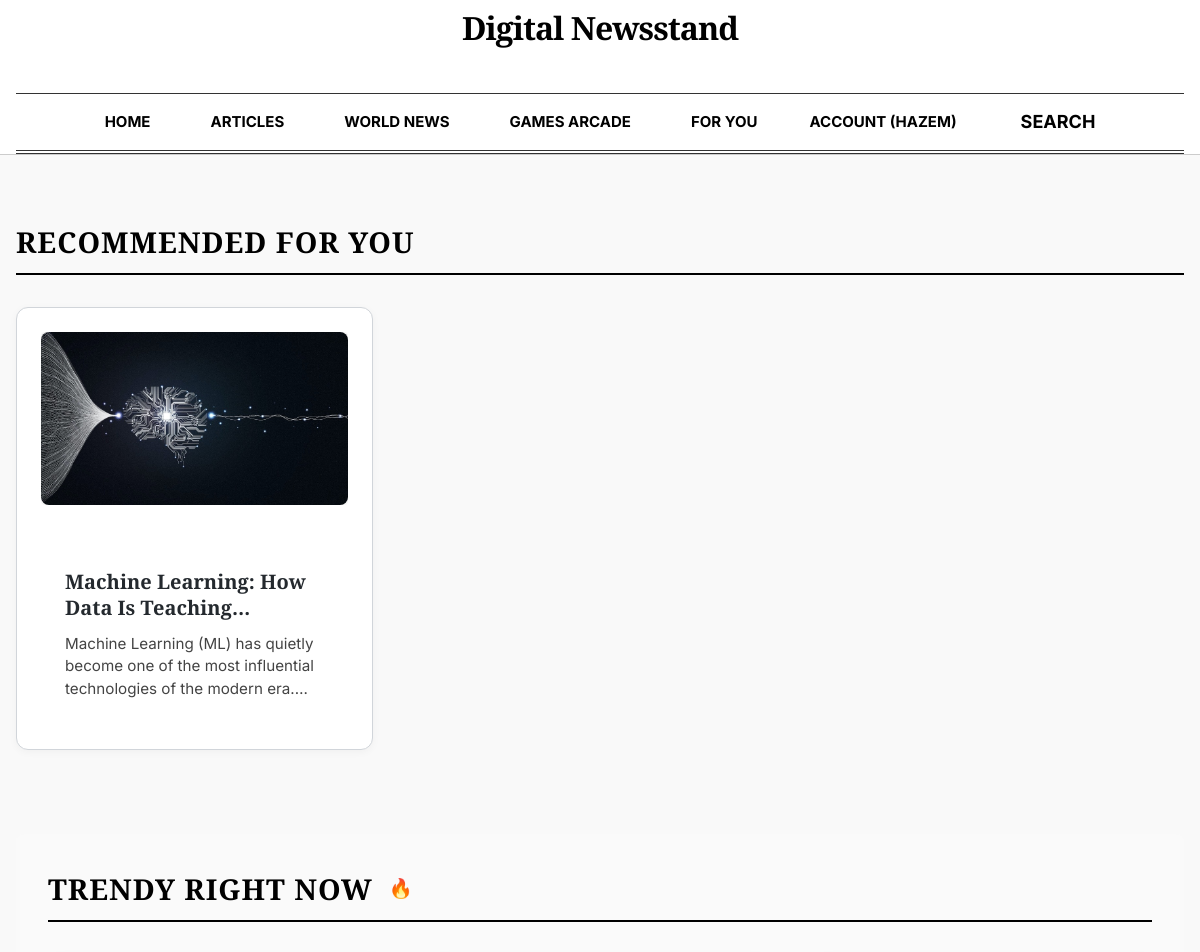
The app's page /index.php?page=for_you (signed in, upper part), older data.
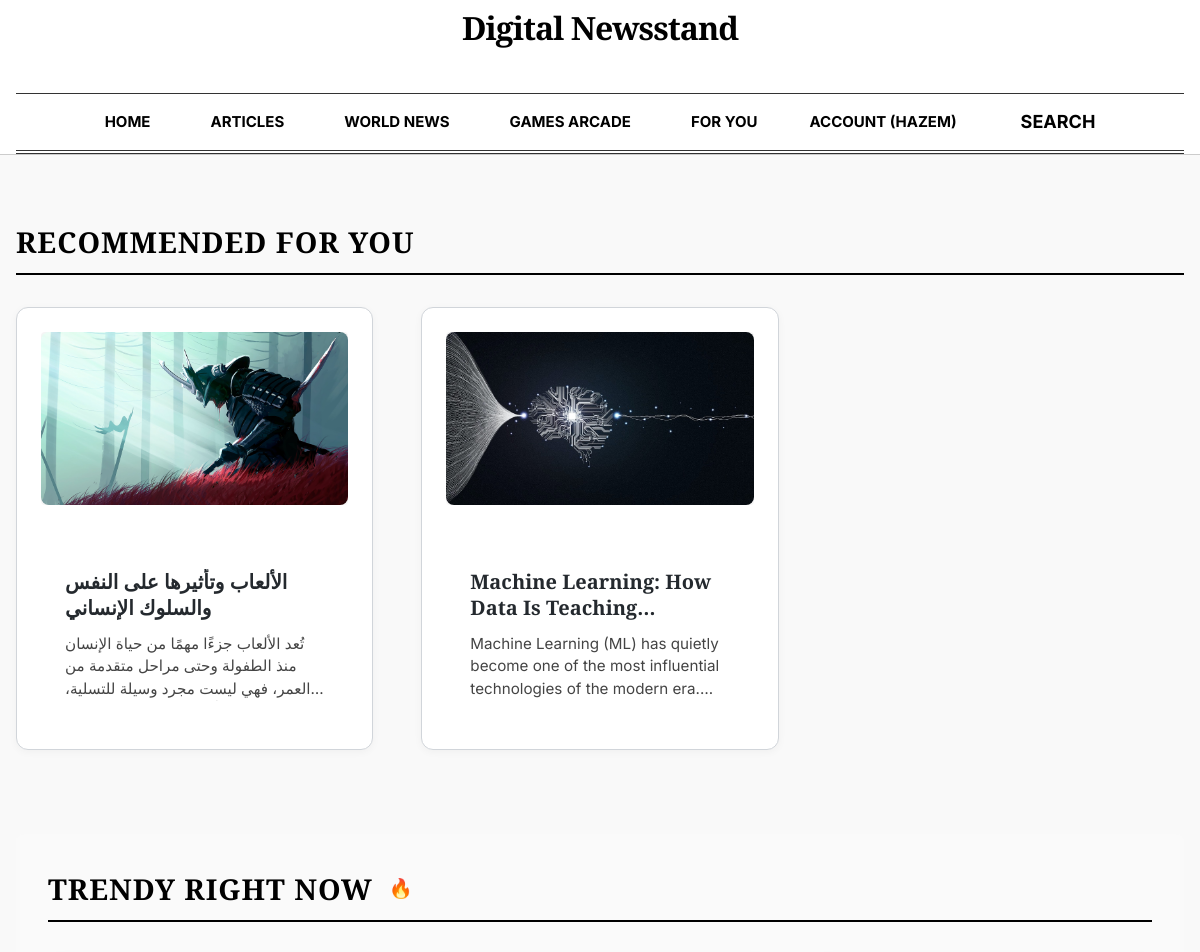
The same page, newer data.
### tables this page shows
CREATE TABLE `articles` (
  `id` int NOT NULL AUTO_INCREMENT,
  `title` varchar(255) NOT NULL,
  `content` text NOT NULL,
  `author` varchar(100) DEFAULT NULL,
  `category` varchar(100) DEFAULT NULL,
  `language` varchar(10) DEFAULT 'en',
  `thumbnail` varchar(255) DEFAULT NULL,
  `created_at` timestamp NULL DEFAULT CURRENT_TIMESTAMP,
  `status` enum('draft','published','archived') DEFAULT 'draft',
  `scheduled_at` datetime DEFAULT NULL,
  `is_featured` tinyint(1) DEFAULT '0',
  `visibility` enum('public','subscribed') DEFAULT 'public',
  `tags` text,
  `required_level` int DEFAULT '0',
  `required_plan_id` int DEFAULT NULL,
  PRIMARY KEY (`id`)
);

### src/Controllers/ForYou_C.php (called while the page is built, shortened)
<?php
require_once __DIR__ . "/../Models/Article.php";
class ForYouController {
    private Article $articleModel;
    public function __construct() {
        $this->articleModel = new Article();
    }
    public function index() {
        $userId = $_SESSION['user_id'] ?? null;
        $recommendations = [];
        if ($userId) {
            $recommendations = $this->articleModel->getRecommendations($userId, 6);
        } else {
            $recommendations = $this->articleModel->getLatest(6);
        }
        include __DIR__ . "/../Views/Articles/ForYou.php";
    }
}

### src/index.php (called while the page is built, shortened)
<?php
require __DIR__ . '/config/DataBase_Connection.php';
$selectedLang = $_SESSION['lang'] ?? 'en';
$page = $_GET['page'] ?? "";
Router::route($page, $selectedLang);

### src/Config/DataBase_Connection.php (called while the page is built)
<?php
if (!class_exists('Database')) {
class Database {
    private static $instance = null;
    private $host;
    private $db_name;
    private $username;
    private $password;
    public $conn = null;
    private function __construct() {
        $this->host = getenv('DB_HOST') ?: 'db';
        $this->db_name = getenv('DB_NAME') ?: 'News';
        $this->username = getenv('DB_USER') ?: 'Rain';
        $this->password = getenv('DB_PASS') ?: 'Sunny';
    }
    public static function getInstance(): Database {
        if (self::$instance === null) {
            self::$instance = new self();
        }
        return self::$instance;
    }
    public function connect() {
        if ($this->conn !== null) {
            return $this->conn;
        }
        try {
            $this->conn = new PDO(
                "mysql:host={$this->host};dbname={$this->db_name};charset=utf8",
                $this->username,
                $this->password
            );
            $this->conn->setAttribute(PDO::ATTR_ERRMODE, PDO::ERRMODE_EXCEPTION);
        } catch(PDOException $e) {
            die("Database Connection Error: " . $e->getMessage());
        }
        return $this->conn;
    }
}
}

### src/Models/Article.php (called while the page is built, shortened)
<?php
require_once __DIR__ . "/../Config/DataBase_Connection.php";
class Article {
    private PDO $conn;
    public function __construct() {
        $this->conn = Database::getInstance()->connect();
    }
    public function getRecommendations(int $userId, int $limit = 6): array {
        $stmt = $this->conn->prepare("
            SELECT DISTINCT a.category, a.tags
            FROM article_likes l
            JOIN articles a ON l.article_id = a.id
            WHERE l.user_id = ?
        ");
        $stmt->execute([$userId]);
        $likedData = $stmt->fetchAll(PDO::FETCH_ASSOC);
        $categories = [];
        $tags = [];
        foreach ($likedData as $row) {
            if (!empty($row['category'])) $categories[] = $row['category'];
            if (!empty($row['tags'])) {
                $tList = explode(',', $row['tags']);
                foreach ($tList as $t) {
                    $t = trim($t);
                    if (!empty($t)) $tags[] = $t;
                }
            }
        }
        $categories = array_unique($categories);
        $tags = array_unique($tags);
        $sql = "SELECT DISTINCT a.* FROM articles a
                WHERE a.status = 'published'
                AND a.id NOT IN (SELECT article_id FROM article_likes WHERE user_id = ?)";
        $params = [$userId];
        $conditions = [];
        if (!empty($categories)) {
            $placeholders = implode(',', array_fill(0, count($categories), '?'));
            $conditions[] = "a.category IN ($placeholders)";
            foreach ($categories as $cat) $params[] = $cat;
        }
        if (!empty($tags)) {
            $tagConditions = [];
            foreach ($tags as $tag) {
                $tagConditions[] = "a.tags LIKE ?";
                $params[] = '%' . $tag . '%';
            }
            if (!empty($tagConditions)) {
                $conditions[] = "(" . implode(' OR ', $tagConditions) . ")";
            }
        }
        if (!empty($conditions)) {
            $sql .= " AND (" . implode(' OR ', $conditions) . ")";
        }
        $sql .= " ORDER BY a.created_at DESC LIMIT ?";
        $params[] = $limit;
        $stmt = $this->conn->prepare($sql);
        foreach ($params as $i => $val) {
            $type = is_int($val) ? PDO::PARAM_INT : PDO::PARAM_STR;
            $stmt->bindValue($i + 1, $val, $type);
        }
        $stmt->execute();
        return $stmt->fetchAll(PDO::FETCH_ASSOC);
    }
}

### src/Views/Articles/ForYou.php (the view, shortened to what the changed rows need)
<?php include __DIR__ . '/../Layout/Header.php'; ?>
<main class="container" style="padding-top: 2rem;">
    <section class="foryou-section" style="margin-bottom: 4rem;">
        <div style="display: flex; align-items: center; justify-content: space-between; border-bottom: 2px solid #000; padding-bottom: 0.5rem; margin-bottom: 2rem;">
            <h2 class="serif-headline" style="font-size: 1.8rem; margin: 0; text-transform: uppercase; letter-spacing: 1px;">Recommended For You</h2>
        </div>
        <div class="article-grid" style="display: grid; grid-template-columns: repeat(auto-fill, minmax(300px, 1fr)); gap: 3rem;">
            <?php if (!empty($recommendations)): ?>
                <?php foreach ($recommendations as $article): ?>
                    <div class="article-card" style="display: flex; flex-direction: column; cursor: pointer; transition: opacity 0.2s;" onclick="window.location.href='?page=article&id=<?= $article['id'] ?>'">
                        <div class="thumbnail-wrapper" style="width: 100%; aspect-ratio: 16/9; background: #f5f5f5; border-radius: 4px; overflow: hidden; margin-bottom: 1rem;">
                            <?php if (!empty($article['thumbnail'])): ?>
                                <img src="<?= htmlspecialchars($article['thumbnail']) ?>" alt="<?= htmlspecialchars($article['title']) ?>" style="width: 100%; height: 100%; object-fit: cover;">
                            <?php else: ?>
                                <div style="width: 100%; height: 100%; display: flex; align-items: center; justify-content: center; color: #999; font-family: var(--font-sans);">No Image</div>
                            <?php endif; ?>
                        </div>
                        <div class="card-content">
                            <h3 class="serif-headline" style="font-size: 1.25rem; line-height: 1.3; margin: 0 0 0.75rem 0; display: -webkit-box; -webkit-line-clamp: 2; -webkit-box-orient: vertical; overflow: hidden;">
                                <?= htmlspecialchars($article['title']) ?>
                            </h3>
                            <p style="font-family: var(--font-sans); color: #444; font-size: 0.95rem; line-height: 1.5; margin: 0; display: -webkit-box; -webkit-line-clamp: 3; -webkit-box-orient: vertical; overflow: hidden;">
                                <?= htmlspecialchars(strip_tags($article['content'] ?? '')) ?>
                            </p>
                        </div>
                    </div>
                <?php endforeach; ?>
            <?php else: ?>
                <p style="font-family: var(--font-sans); color: #666;">No recommendations available yet.</p>
            <?php endif; ?>
        </div>
    </section>
    <section class="trendy-section" style="margin-bottom: 4rem; background: #fafafa; padding: 2rem; border-radius: 8px;">
        <div style="display: flex; align-items: center; border-bottom: 2px solid #000; padding-bottom: 0.5rem; margin-bottom: 2rem;">
            <h2 class="serif-headline" style="font-size: 1.8rem; margin: 0; text-transform: uppercase; letter-spacing: 1px;">Trendy Right Now</h2>
        </div>
    </section>
</main>
<?php include __DIR__ . '/../Layout/Footer.php'; ?>

Row changes from the older to the newer data that the page shows:
added articles: thumbnail (picture), title "الألعاب وتأثيرها على النفس والسلوك الإنساني", content "تُعد الألعاب جزءًا مهمًا من حياة الإنسان منذ الطفولة وحتى مراحل متقدمة من العمر، فهي ليست مجرد وسيلة…"
